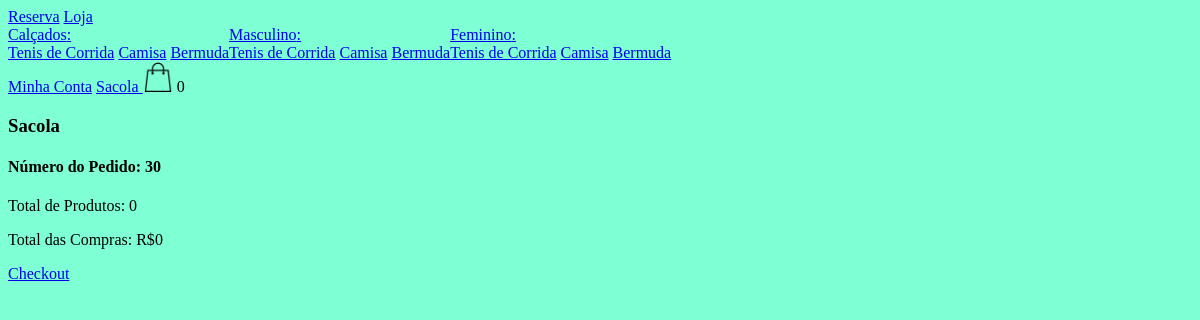
Before: /sacola/ (signed in) with the older database file.
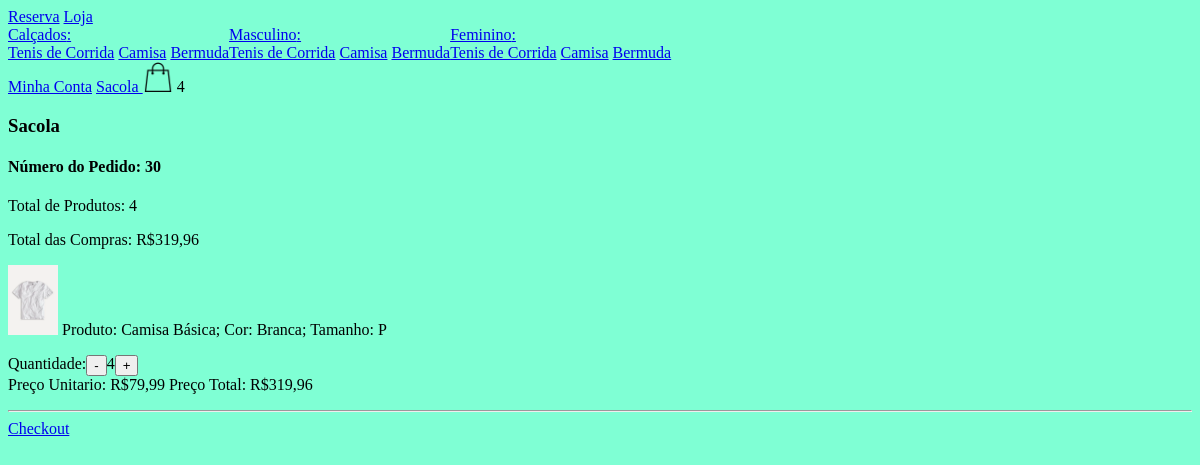
After: the same page with the newer database file.
### loja/models.py (models this page shows, shortened)
class Categoria(models.Model):
    nome = models.CharField(max_length=200, null=True, blank=True)
    slug = models.SlugField(max_length=200, null=True, blank=True)

class Tipo(models.Model):
    nome = models.CharField(max_length=200, null=True, blank=True)
    slug = models.SlugField(max_length=200, null=True, blank=True)

class Pedido(models.Model):
    cliente = models.ForeignKey(Cliente, null=True, blank=True, on_delete=models.SET_NULL)
    finalizado = models.BooleanField(default=False)
    codigo_transacao = models.CharField(max_length=200, null=True, blank=True)
    endereco = models.ForeignKey(Endereco, null=True, blank=True, on_delete=models.SET_NULL)
    data_finalizacao = models.DateTimeField(null=True, blank=True)
    @property
    def qtde_total(self):
        itens_pedido = ItensPedido.objects.filter(pedido=self)
        quantidade = sum(item.quantidade for item in itens_pedido)
        return quantidade
    @property
    def preco_total(self):
        itens_pedido = ItensPedido.objects.filter(pedido=self)
        preco = sum(item.preco_total for item in itens_pedido)
        return preco

class ItensPedido(models.Model):
    item_estoque = models.ForeignKey(ItemEstoque, null=True, blank=True, on_delete=models.SET_NULL)
    quantidade = models.IntegerField(default=0)
    pedido = models.ForeignKey(Pedido, null=True, blank=True, on_delete=models.SET_NULL)
    @property
    def preco_total(self):
        return self.quantidade * self.item_estoque.produto.preco if self.item_estoque and self.item_estoque.produto else 0

class ItemEstoque(models.Model):
    produto = models.ForeignKey(Produto, null=True, blank=True, on_delete=models.SET_NULL)
    cor = models.ForeignKey(Cor, null=True, blank=True, on_delete=models.SET_NULL)
    tamanho = models.CharField(max_length=200, null=True, blank=True)
    quantidade = models.IntegerField(default=0)

class Produto(models.Model):
    imagem = models.ImageField(null=True, blank=True)
    nome_produto = models.CharField(max_length=200, null=True, blank=True)
    preco = models.DecimalField(max_digits=10, decimal_places=2)
    ativo = models.BooleanField(default=True)
    categoria = models.ForeignKey(Categoria, null=True, blank=True, on_delete=models.SET_NULL)
    tipo = models.ForeignKey(Tipo, null=True, blank=True, on_delete=models.SET_NULL)

class Cor(models.Model):
    nome = models.CharField(max_length=200, null=True, blank=True)
    codigo = models.CharField(max_length=200, null=True, blank=True)

### loja/views.py (the view)
# urls.py: path('sacola/', sacola, name='sacola'),
def sacola(request):
    if request.user.is_authenticated:
        cliente = request.user.cliente
    else:
        id_sessao = request.COOKIES.get("id_sessao")
        if not id_sessao:
            context = {"cliente_existente": False, "itens_pedido": None, "pedido": None}
            return render(request, 'sacola.html', context)
        cliente, _ = Cliente.objects.get_or_create(id_sessao=id_sessao)
    pedido, _ = Pedido.objects.get_or_create(cliente=cliente, finalizado=True)
    itens_pedido = ItensPedido.objects.filter(pedido=pedido)
    context = {"itens_pedido": itens_pedido, "pedido": pedido, "cliente_existente": True}
    return render(request, 'sacola.html', context)

### loja/novos_context.py (called while the page is built)
def sacola(request):
    qtde_prod_sacola = 0
    if request.user.is_authenticated:
        cliente = request.user.cliente
    else:
        if request.COOKIES.get("id_sessao"):
             id_sessao = request.COOKIES.get("id_sessao")
             cliente, criado = Cliente.objects.get_or_create(id_sessao=id_sessao)
        else:
             return {'qtde_prod_sacola': qtde_prod_sacola}
    pedido, criado = Pedido.objects.get_or_create(cliente=cliente, finalizado=True)
    itens_pedido = ItensPedido.objects.filter(pedido=pedido)
    for item in itens_pedido:
         qtde_prod_sacola += item.quantidade
    return {'qtde_prod_sacola': qtde_prod_sacola}

def categoria_tipos(request):
    categorias_navbar = Categoria.objects.all()
    tipos_navbar = Tipo.objects.all()
    return {'categorias_navbar': categorias_navbar, 'tipos_navbar': tipos_navbar}

### loja/templates/sacola.html (shortened to what this page needs)
{% extends 'base.html' %}
{% load static %}
{% block content %}
    <h3>Sacola</h3>
    {% if cliente_existente %}
        <h4>Número do Pedido: {{pedido.id }}</h4>
        <p>Total de Produtos: {{ pedido.qtde_total }}</p>
        <p>Total das Compras: R${{pedido.preco_total }}</p>
        <p>{% for item in itens_pedido %}</p>
        <p>
            <img src="{{ item.item_estoque.produto.imagem.url }}" width="50" height="70">
            Produto: {{ item.item_estoque.produto.nome_produto }};
            Cor: {{ item.item_estoque.cor.nome }};
            Tamanho: {{ item.item_estoque.tamanho }}
            <div style="display: flex;">
            Quantidade:
            <form method="POST" action="{% url 'remover_sacola' item.item_estoque.produto.id %}">
            <button type="submit">-</button>
            </form>
            {{ item.quantidade }}
            <form method="POST" action="{% url 'adicionar_sacola' item.item_estoque.produto.id %}">
            <button type="submit">+</button>
            </form>
            </div>
            Preço Unitario: R${{item.item_estoque.produto.preco}}
            Preço Total: R${{item.preco_total }}
        </p>
        <hr>
        {% endfor %}
        <a href="{% url 'checkout' %}">Checkout </a>
    {% else %}
        <h3>Sua Sacola está Vazia</h3>
     <a href="{% url 'loja' %}">Visite nossa Loja!</a>
    {% endif %}
{% endblock %}

### templates/navbar.html
{% load static %}
 <nav>
     <a href="{% url 'homepage' %}">Reserva</a>
     <a href="{% url 'loja' %}">Loja</a>
     <div style="display: flex;">
         {% for categoria in categorias_navbar %}
         <div>
             <a href="{% url 'loja'%}{{ categoria.slug }}">{{ categoria.nome }}:</a>
            <br>
            {% for tipo in tipos_navbar %}
                <a href="{% url 'loja' %}{{ categoria.slug }}-{{ tipo.slug }} ">{{ tipo.nome }}</a>
            {% endfor %}
         </div>
         {% endfor %}
     </div>
     {% if request.user.is_authenticated %}
        <a href="{% url 'minha_conta' %}">Minha Conta</a>
     {% else %}
        <a href="{% url 'fazer_login' %}">Login</a>
     {% endif %}
     <a href="{% url 'sacola' %}">Sacola </a>
     <img src="{% static 'images/sacola1.png' %}" width="30" height="30">
     {{ qtde_prod_sacola }}
 </nav>

Changed rows visible on the page:
changed Pedido id 30: qtde_total "0" → "4"; preco_total "0" → "319,96"
added ItensPedido: item_estoque.produto.imagem (picture), item_estoque.produto.nome_produto "Camisa Básica", item_estoque.cor.nome "Branca", item_estoque.tamanho "P", quantidade "4", item_estoque.produto.preco "79,99", preco_total "319,96"
Other visible differences:
{{ qtde_prod_sacola }}: "0" → "4"
